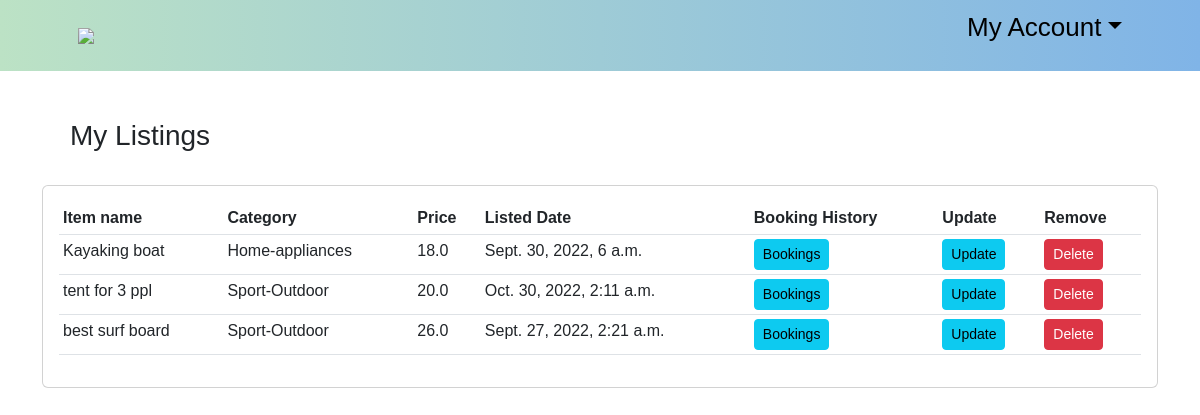
Page /my-items/2/ (signed in) on the earlier database version.
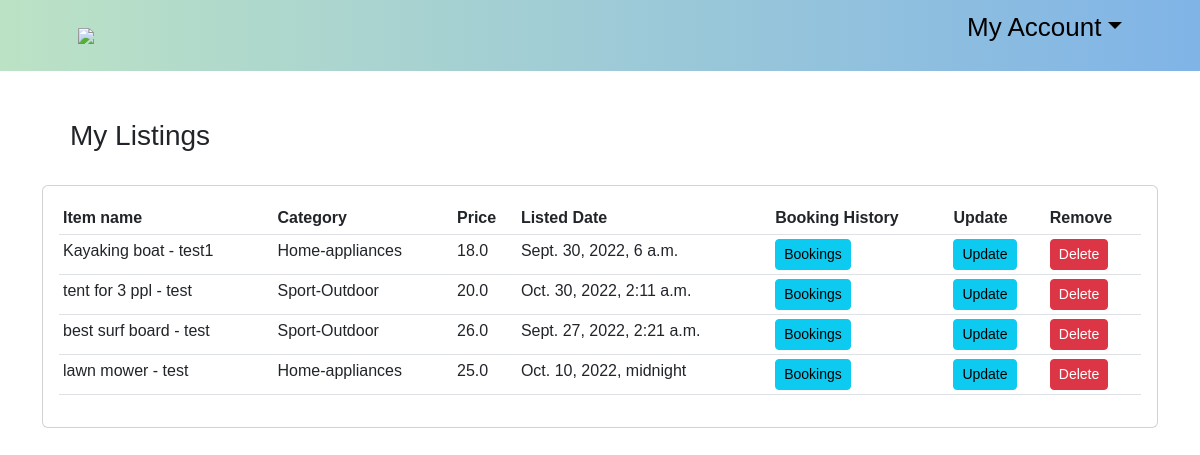
Same page on the later database version.
### ecommerce/models.py (models this page shows, shortened)
class Product(models.Model):
    CATEGORY = (
                ('Sport-Outdoor', 'Sport & Outdoor'),
                ('Drones-cameras', 'Drones & cameras'),
                ('Electronics', 'Electronics'),
                ('Home-appliances', 'Home appliances'),
                ('Musical-equipments', 'Musical equipments'),
                ('Accessories','Accessories'),
                )
    customer = models.ForeignKey(Customer, null=True, on_delete=models.SET_NULL)
    name = models.CharField(max_length=200, null=True)
    price = models.FloatField(null=True)
    category = models.CharField(max_length=200, null=True,choices=CATEGORY)
    description = models.CharField(max_length=200, null=True, blank=True)
    date_created= models.DateTimeField(auto_now_add=True, null=True)
    available_from = models.DateTimeField(null=True)
    available_to = models.DateTimeField(null=True)
    item_pic = models.ImageField( null=True)
    item_pic_2 = models.ImageField(null=True, blank=True)
    item_pic_3 = models.ImageField(null=True, blank=True)
    item_pic_4 = models.ImageField(null=True, blank=True)

### ecommerce/views.py (the view)
# urls.py: path('my-items/<str:pk>/', views.myitem, name='myitem'),
@login_required(login_url='login')
def myitem(request, pk):
    customer = Customer.objects.get(id=pk)
    form = ProductForm(instance=customer)
    products = Product.objects.all()
    context = {'form':form, 'customer':customer,'products':products}
    return render(request, 'my_item.html', context)

### templates/my_item.html
<!DOCTYPE html>
{% extends 'old/main.html' %}
{% load static%}
{% load crispy_forms_tags %}
	{% block content %}
			<br><br><h3>&emsp;My Listings </h3><br>
			<div class="card card-body" style="overflow-y:auto; ">
				<table class="table table-sm">
					<tr>
						<th>Item name</th>
						<th>Category</th>
						<th>Price</th>
						<th>Listed Date</th>
						<th>Booking History</th>
						<th>Update</th>
						<th>Remove</th>
					</tr>
					{% for i in products %}
						{% if i.customer == request.user.customer %}
							<tr>
								<td>{{ i.name }}</td>
								<td>{{ i.category }}</td>
								<td>{{ i.price }}</td>
								<td>{{ i.available_to }}</td>
								<td><a  class = "btn btn-sm btn-info" href="{%url 'mybookeditems' i.id  %}">Bookings</a></td>
								<td><a  class = "btn btn-sm btn-info" href="{% url 'updateitem' i.id%}">Update</a></td>
								<td><a  class = "btn btn-sm btn-danger" href="#">Delete</a></td>
							</tr>
						{%endif%}
					{% endfor %}
				</table>
			</div>
	{% endblock content %}

Differences in the rows shown:
changed Product: name "Kayaking boat" → "Kayaking boat - test1"
changed Product: name "tent for 3 ppl" → "tent for 3 ppl - test"
changed Product: name "best surf board" → "best surf board - test"
added Product: name "lawn mower - test", category "Home-appliances", price "25.0", available_to "Oct. 10, 2022, midnight"
